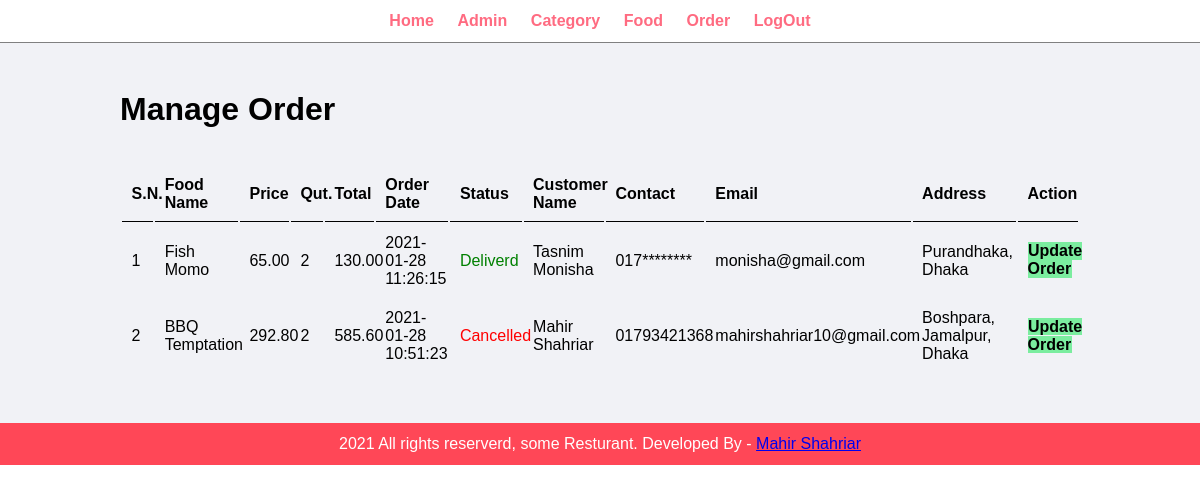
/admin/manage-order.php (signed in), run on the app's committed database.
### tables this page shows
CREATE TABLE `tbl_order` (
  `id` int(10) UNSIGNED NOT NULL,
  `food` varchar(150) NOT NULL,
  `price` decimal(10,2) NOT NULL,
  `quantity` int(11) NOT NULL,
  `total` decimal(10,2) NOT NULL,
  `order_date` datetime NOT NULL,
  `status` varchar(50) NOT NULL,
  `customer_name` varchar(150) NOT NULL,
  `customer_contact` varchar(20) NOT NULL,
  `customer_email` varchar(150) NOT NULL,
  `customer_address` varchar(255) NOT NULL
);

### admin/manage-order.php (the view, shortened to what this page needs)
<?php include('partials/menu.php'); ?>
<div class="main-content">
    <div class="wrapper">
        <h1>Manage Order</h1>
        <br><br>
            <table class="tbl-full">
                <tr>
                    <th>S.N.</th>
                    <th>Food Name</th>
                    <th>Price</th>
                    <th>Qut.</th>
                    <th>Total</th>
                    <th>Order Date</th>
                    <th>Status</th>
                    <th>Customer Name</th>
                    <th>Contact</th>
                    <th>Email</th>
                    <th>Address</th>
                    <th>Action</th>
                </tr>
                <?php
                    $sn = 1;
                    $sql = "SELECT * FROM tbl_order ORDER BY id DESC";
                    $res = mysqli_query($conn,$sql);
                    if ($res) {
                        $count = mysqli_num_rows($res);
                        if ($count>0) {
                            while ($row = mysqli_fetch_assoc($res)) {
                                $id = $row['id'];
                                $title = $row['food'];
                                $price = $row['price'];
                                $qty   = $row['quantity'];
                                $total = $row['total'];
                                $date  = $row['order_date'];
                                $status = $row['status'];
                                $customer_name = $row['customer_name'];
                                $customer_contact = $row['customer_contact'];
                                $customer_email = $row['customer_email'];
                                $customer_address = $row['customer_address'];
                                ?>
                                <tr>
                                    <td><?php echo $sn++;?></td>
                                    <td><?php echo $title;?></td>
                                    <td><?php echo $price;?></td>
                                    <td><?php echo $qty;?></td>
                                    <td><?php echo $total;?></td>
                                    <td><?php echo $date;?></td>
                                    <td>
                                        <?php
                                            if($status=="Ordered"){
                                                echo "<label>$status</label>";
                                            }
                                            elseif($status=="On Delivery"){
                                                echo "<label style='color: orange'>$status</label>";
                                            }
                                            elseif($status=="Deliverd"){
                                                echo "<label style='color: green'>$status</label>";
                                            }
                                            elseif($status=="Cancelled"){
                                                echo "<label style='color: red'>$status</label>";
                                            }
                                        ?>
                                    </td>
                                    <td><?php echo $customer_name;?></td>
                                    <td><?php echo $customer_contact;?></td>
                                    <td><?php echo $customer_email;?></td>
                                    <td><?php echo $customer_address;?></td>
                                    <td>
                                        <a href="<?php echo SITEURL;?>admin/update-order.php?id=<?php echo $id;?>" class="btn-secondary">Update Order</a>
                                    </td>
                                </tr>
                                <?php
                            }
                        }else {
                            ?>
                            <tr>
                                <td class="text-center error" colspan="6"> No Food Added Yet </td>
                            </tr>
                            <?php
                        }
                    }
                ?>
            </table>
    </div>
</div>
<?php include('partials/footer.php'); ?>

### css/admin.css (style rules this page uses)
* { margin : 0; padding: 0; font-family: Arial, Helvetica, sans-serif; }
.wrapper { padding: 1%; width: 80%; margin: 0 auto; }
.tbl-full { width: 100%; }
table tr th { border-bottom: 1px solid black; padding: 1%; text-align: left; }
table tr td { padding: 1%; }
.btn-secondary { background-color: #7bed9f; padding: 1%; color: black; text-decoration: none; font-weight: bold; }
.main-content { background-color: #f1f2f6; padding: 3% 0; }

### data on the page
tbl_order: food "Fish Momo", price "65.00", quantity "2", total "130.00", order_date "2021-01-28 11:26:15", status "Deliverd", customer_name "Tasnim Monisha", customer_contact "017********", customer_email "monisha@gmail.com", customer_address "Purandhaka, Dhaka"
tbl_order: food "BBQ Temptation", price "292.80", quantity "2", total "585.60", order_date "2021-01-28 10:51:23", status "Cancelled", customer_name "Mahir Shahriar", customer_contact "01793421368", customer_email "mahirshahriar10@gmail.com", customer_address "Boshpara, Jamalpur, Dhaka"
